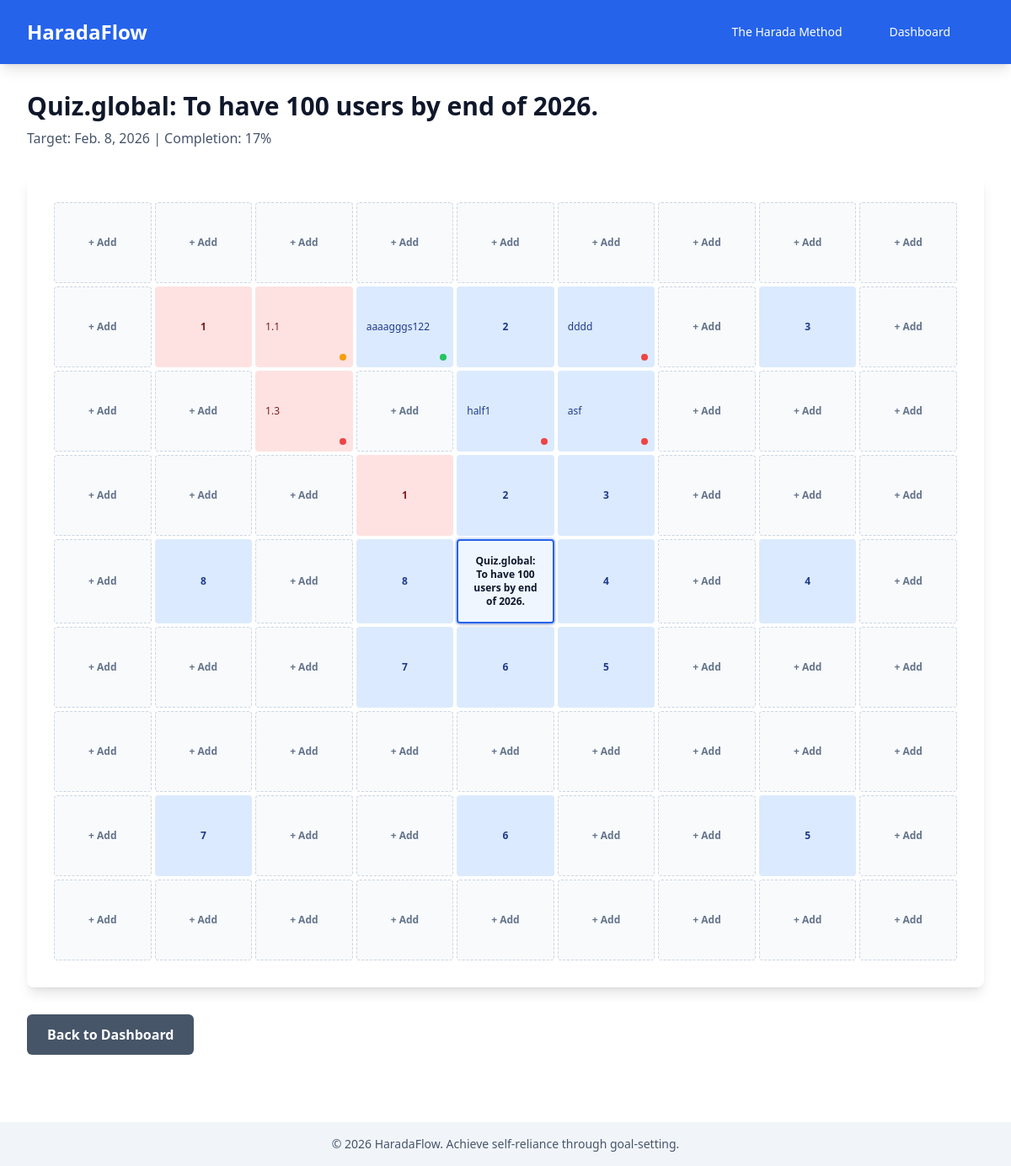
Before: /matrix/12/ (signed in) with the older database file.
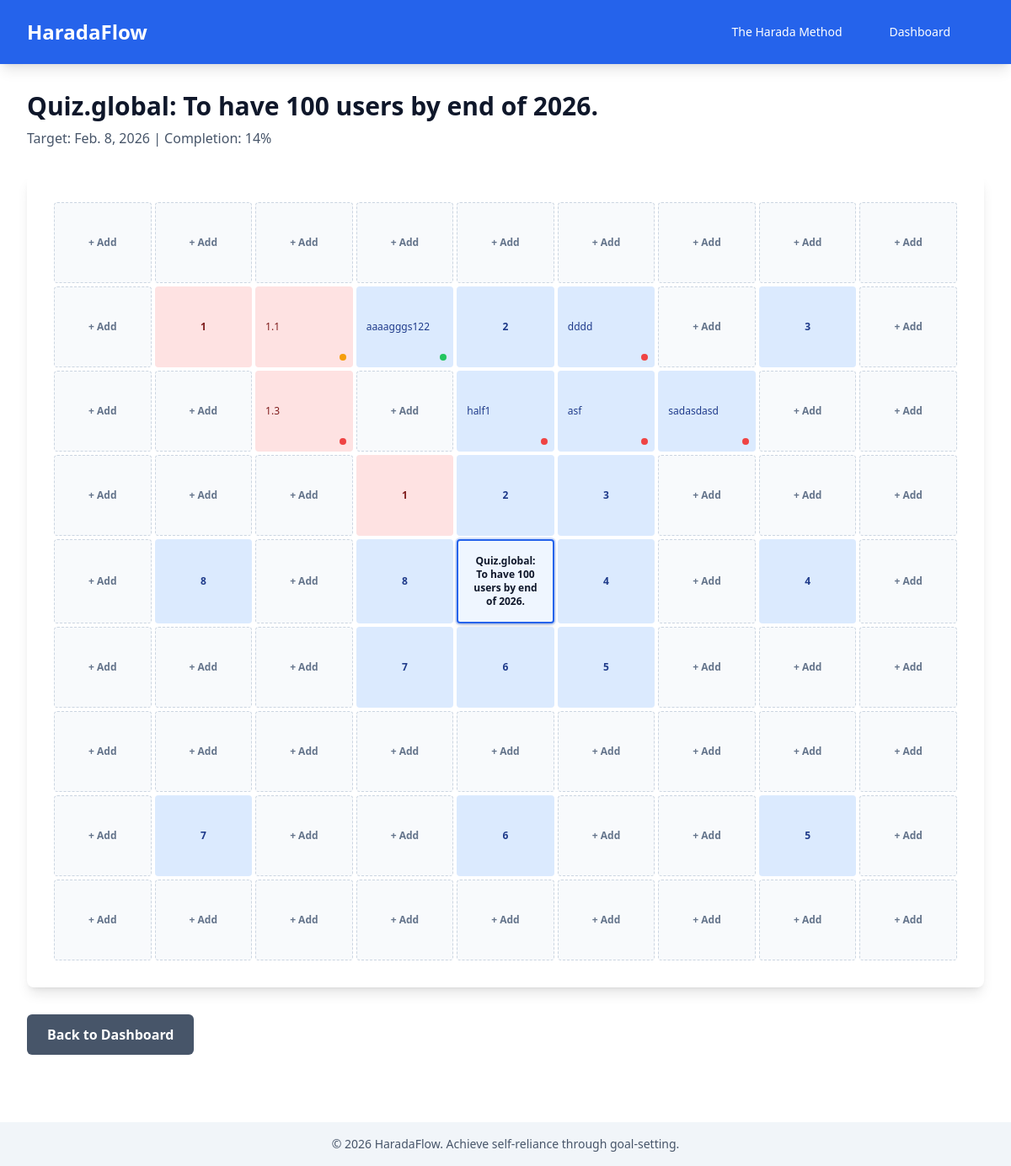
After: the same page with the newer database file.
### charts/models.py (models this page shows, shortened)
class HaradaChart(models.Model):
    user = models.ForeignKey(
        User, on_delete=models.CASCADE, related_name="harada_charts"
    )
    title = models.CharField(max_length=255)
    core_goal = models.TextField(help_text="The long-term goal")
    target_date = models.DateField()
    is_draft = models.BooleanField(
        default=True, help_text="True while completing wizard steps"
    )
    perspectives = models.JSONField(
        default=dict,
        help_text="Four perspectives: self_tangible, self_intangible, others_tangible, others_intangible",
    )
    created_at = models.DateTimeField(auto_now_add=True)
    updated_at = models.DateTimeField(auto_now=True)
    class Meta:
        ordering = ["-created_at"]
    @property
    def completion_percentage(self):
        tasks = self.task_set.all()
        if tasks.count() == 0:
            return 0
        done_count = tasks.filter(status="done").count()
        return round((done_count / tasks.count()) * 100)

class Task(models.Model):
    STATUS_CHOICES = [
        ("todo", "To Do"),
        ("in_progress", "In Progress"),
        ("done", "Done"),
    ]
    FREQUENCY_CHOICES = [
        ("one_time", "One-time"),
        ("routine", "Routine"),
    ]
    chart = models.ForeignKey(HaradaChart, on_delete=models.CASCADE)
    pillar = models.ForeignKey(Pillar, on_delete=models.CASCADE)
    title = models.CharField(max_length=255)
    description = models.TextField(blank=True)
    frequency = models.CharField(
        max_length=20, choices=FREQUENCY_CHOICES, default="one_time"
    )
    status = models.CharField(max_length=20, choices=STATUS_CHOICES, default="todo")
    position = models.IntegerField(
        validators=[MinValueValidator(1), MaxValueValidator(8)],
        help_text="Position 1-8 within the pillar's 3x3 grid",
    )
    created_at = models.DateTimeField(auto_now_add=True)
    updated_at = models.DateTimeField(auto_now=True)
    class Meta:
        unique_together = ("pillar", "position")
        ordering = ["pillar", "position"]

### matrix/views.py (the view)
# urls.py: path("<int:chart_id>/", views.matrix_view, name="matrix_view"),
@login_required
def matrix_view(request, chart_id):
    chart = get_object_or_404(HaradaChart, id=chart_id, user=request.user)
    pillars = list(chart.pillar_set.all().prefetch_related(
        Prefetch('task_set', queryset=Task.objects.all().order_by('position'))
    ).order_by('position'))
    for pillar in pillars:
        tasks = list(pillar.task_set.all())
        pillar.tasks_by_pos = {t.position: t for t in tasks}
    grid = build_matrix_grid(chart)
    return render(request, "matrix/view.html", {
        "chart": chart,
        "grid": grid,
        "pillars": pillars,
        "color_classes": COLOR_CLASSES,
        "position_range": range(1, 9)
    })

### config/context_processors.py (called while the page is built)
def clerk_context(request):
    return {
        'clerk_publishable_key': settings.CLERK_PUBLISHABLE_KEY,
    }

### matrix/templatetags/matrix_extras.py (called while the page is built)
@register.filter
def get_item(dictionary, key):
    return dictionary.get(key)

### templates/matrix/view.html (shortened to what this page needs)
{% extends 'base.html' %}
{% load matrix_extras %}
{% block content %}
<div class="mb-8">
    <h2 class="text-3xl font-bold mb-2">{{ chart.title }}</h2>
    <p class="text-slate-600 dark:text-slate-400">Target: {{ chart.target_date }} | Completion: {{ chart.completion_percentage }}%</p>
</div>
<div class="hidden md:block bg-white dark:bg-slate-800 rounded-lg shadow-lg p-8">
    <div style="display: grid; grid-template-columns: repeat(9, minmax(0, 1fr)); gap: 4px;">
        {% for row in grid %}
        {% for cell in row %}
        {% if cell %}
        {% if cell.type == 'core_goal' %}
        <div class="bg-blue-50 dark:bg-blue-950/40 border-2 border-blue-600 dark:border-blue-500 text-slate-900 dark:text-slate-100 rounded p-4 text-center font-bold flex items-center justify-center min-h-24 text-xs overflow-hidden shadow-md ring-2 ring-blue-600/20"
            title="{{ cell.content }}">
            <div class="line-clamp-4 text-center font-bold">{{ cell.content }}</div>
        </div>
        {% elif cell.type == 'pillar' %}
        <button hx-get="{% url 'pillar_modal' chart.id cell.id %}" hx-target="#modal-container" hx-swap="innerHTML"
            class="{{ color_classes|get_item:cell.color }} rounded p-3 text-center font-bold flex items-center justify-center min-h-24 text-xs hover:shadow-md transition cursor-pointer"
            title="{{ cell.content }}">
            <span class="line-clamp-2">{{ cell.content }}</span>
        </button>
        {% elif cell.type == 'task' %}
        <div id="task-cell-{{ cell.id }}">
            {% include 'matrix/task_cell.html' with task=cell.task_obj chart=chart %}
        </div>
        {% elif cell.type == 'task_empty' %}
        <button hx-get="{% url 'task_create_modal' chart.id cell.pillar_id cell.position %}"
            hx-target="#modal-container" hx-swap="innerHTML"
            class="bg-slate-50 dark:bg-slate-900 border border-dashed border-slate-300 dark:border-slate-600 text-slate-500 dark:text-slate-400 rounded p-3 text-center font-semibold flex items-center justify-center min-h-24 text-xs hover:bg-slate-100 dark:hover:bg-slate-800 hover:shadow-md transition cursor-pointer"
            title="Add task">
            <span>{{ cell.content }}</span>
        </button>
        {% else %}
        <div class="bg-slate-100 dark:bg-slate-700 rounded p-4 min-h-24"></div>
        {% endif %}
        {% else %}
        <div class="bg-slate-50 dark:bg-slate-900 rounded p-4 min-h-24"></div>
        {% endif %}
        {% endfor %}
        {% endfor %}
    </div>
</div>
<div class="mt-8 flex gap-4">
    <a href="{% url 'dashboard' %}" class="bg-slate-600 hover:bg-slate-700 text-white font-bold py-3 px-6 rounded-md">
        Back to Dashboard
    </a>
</div>
{% endblock %}

### templates/matrix/task_cell.html
{% load matrix_extras %}
<button hx-get="{% url 'task_modal' chart.id task.id %}" hx-target="#modal-container" hx-swap="innerHTML" class="w-full {{ color_classes|get_item:task.pillar.color }} rounded p-3 text-left min-h-24 text-xs hover:shadow-md transition cursor-pointer relative" title="{{ task.title }}">
    <span class="line-clamp-2 pr-4">{{ task.title }}</span>
    <span class="absolute bottom-2 right-2 w-2 h-2 rounded-full {% if task.status == 'todo' %}bg-red-500{% elif task.status == 'in_progress' %}bg-amber-500{% elif task.status == 'done' %}bg-green-500{% endif %}" title="{% if task.status == 'todo' %}To Do{% elif task.status == 'in_progress' %}In Progress{% elif task.status == 'done' %}Done{% endif %}"></span>
</button>

Changed rows visible on the page:
computed for HaradaChart: completion_percentage "17" → "14"
added Task: title "sadasdasd"
Other visible differences:
list line gone: "+ Add"
